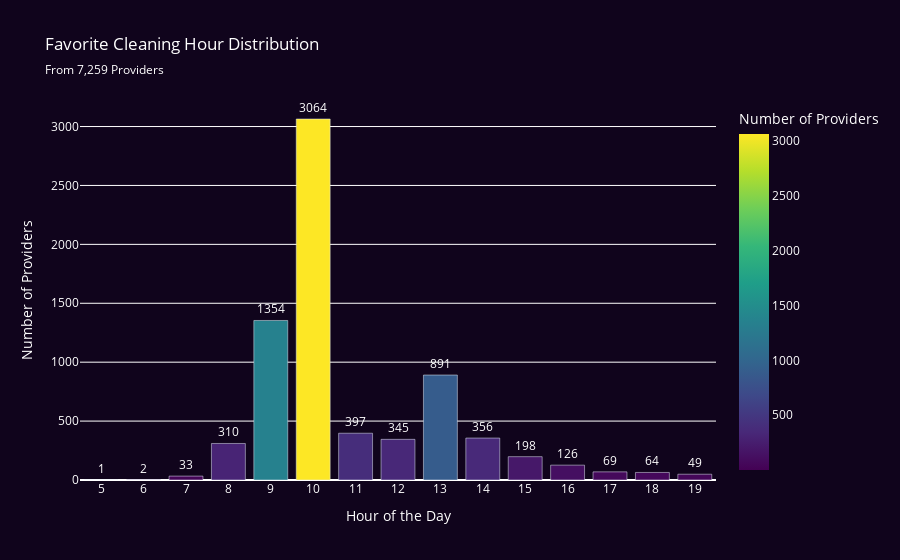

The notebook cell this image was saved under:
### Code cell
# Sort by hour for a logical time-of-day progression
hour_counts = hour_counts.sort_values('favorite_cleaning_hour')

# Plotly hour_counts for use in Executive presentation
fig = px.bar(
    hour_counts,
    x='favorite_cleaning_hour',
    y='count',
    text='count',
    title='Favorite Cleaning Hour Distribution',
    subtitle='From 7,259 Providers',
    labels={'favorite_cleaning_hour': 'Hour of the Day (24h format)', 'count': 'Number of Providers'},
    color='count',
    color_continuous_scale=px.colors.sequential.Viridis
)

fig.update_traces(textposition='outside')
fig.update_layout(
    xaxis_title='Hour of the Day',
    yaxis_title='Number of Providers',
    xaxis = dict(
        tickmode = 'linear',
        dtick = 1
    )
)

# Apply the dark theme
fig = apply_dark_theme(fig)
fig.show()

### Figure 1 — Plotly figure (JSON) as saved in the notebook; plotly's stock layout.template omitted (floating-point values rounded to 4 significant figures)
{"data": [{"hovertemplate": "Hour of the Day (24h format)=%{x}<br>Number of Providers=%{marker.color}<extra></extra>", "legendgroup": "", "marker": {"color": [1, 2, 33, 310, 1354, 3064, 397, 345, 891, 356, 198, 126, 69, 64, 49], "coloraxis": "coloraxis", "pattern": {"shape": ""}}, "name": "", "orientation": "v", "showlegend": false, "text": [1.0, 2.0, 33.0, 310.0, 1354.0, 3064.0, 397.0, 345.0, 891.0, 356.0, 198.0, 126.0, 69.0, 64.0, 49.0], "textposition": "outside", "type": "bar", "x": [5, 6, 7, 8, 9, 10, 11, 12, 13, 14, 15, 16, 17, 18, 19], "xaxis": "x", "y": [1, 2, 33, 310, 1354, 3064, 397, 345, 891, 356, 198, 126, 69, 64, 49], "yaxis": "y"}], "layout": {"barmode": "relative", "coloraxis": {"colorbar": {"title": {"text": "Number of Providers"}}, "colorscale": [[0, "#440154"], [0.1111, "#482878"], [0.2222, "#3e4989"], [0.3333, "#31688e"], [0.4444, "#26828e"], [0.5556, "#1f9e89"], [0.6667, "#35b779"], [0.7778, "#6ece58"], [0.8889, "#b5de2b"], [1, "#fde725"]]}, "font": {"color": "white"}, "legend": {"tracegroupgap": 0}, "paper_bgcolor": "#10041c", "plot_bgcolor": "#10041c", "title": {"subtitle": {"text": "From 7,259 Providers"}, "text": "Favorite Cleaning Hour Distribution"}, "xaxis": {"anchor": "y", "domain": [0, 1], "dtick": 1, "tickmode": "linear", "title": {"text": "Hour of the Day"}}, "yaxis": {"anchor": "x", "domain": [0, 1], "title": {"text": "Number of Providers"}}}}
